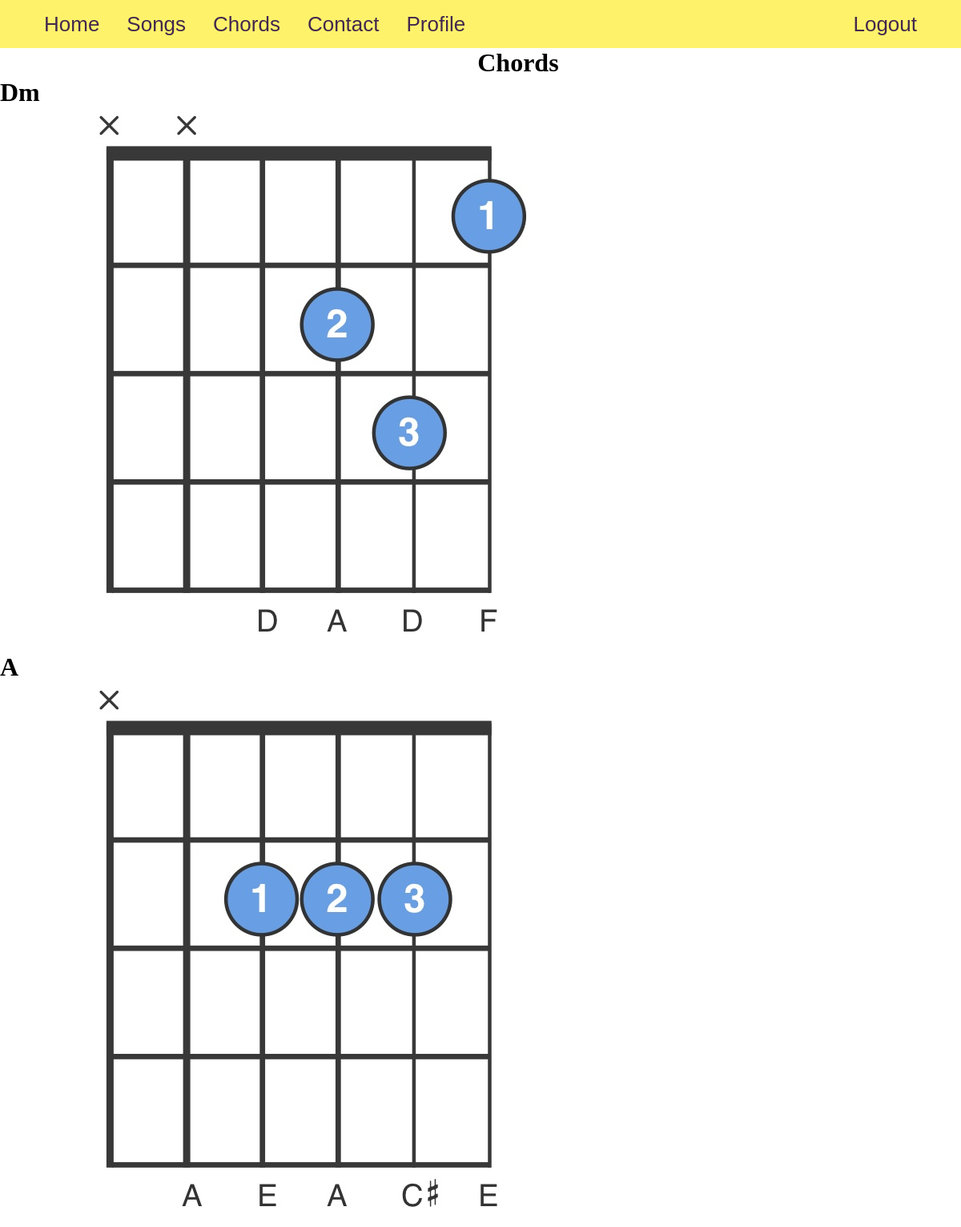
The app's page /chords/ (signed in) with its own data.
### guitar/models.py (models this page shows, shortened)
class Chord(models.Model):
    EASY = 'EASY'
    MEDIUM = 'MEDIUM'
    HARD = 'HARD'
    CHORD_LEVEL = [
        (EASY, 'Easy'),
        (MEDIUM, 'Medium'),
        (HARD, 'Hard')
    ]
    level = models.CharField(max_length=6, choices=CHORD_LEVEL)
    name = models.CharField(max_length=15)
    chord_image = models.ImageField(upload_to='chords_pics')

### guitar/views.py (the view)
# urls.py: path('chords/', views.chords, name='chords'),
def chords(request):
    context = {
        'title': 'GUITAR CHORDS',
        'chords': Chord.objects.all()
    }
    return render(request, 'guitar/chords.html', context)

### guitar/templates/guitar/chords.html
{% extends 'guitar/base.html' %}
{% block content %}
    <h1>Chords</h1>
    {% for chord in chords %}
        <h1>{{ chord.name }}</h1>
        <img src="{{ chord.chord_image.url }}" >
    {% endfor %}
{% endblock content %}

### guitar/static/guitar/style.css (style rules this page uses)
* { margin: 0px; padding: 0px; }

### records on screen
Chord: name "Dm", chord_image (picture)
Chord: name "A", chord_image (picture)
